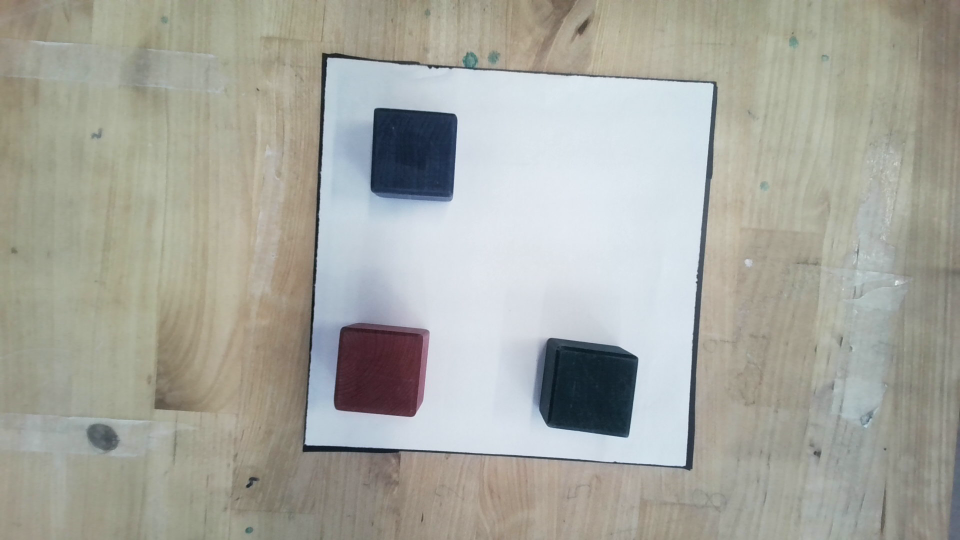
#> input picture A/Vision/img.png, 1920 x 1080 px, given in place of the camera (shown at 1/2 size)
$ python Program.py
#> lines starting #> are read from the running program, lines starting #| are printed output that depends on the picture; after the words box and inside, x2 and y2 are one past the last pixel; in counts of white or black regions, pixels touching at a corner belong together
### A/Vision/defs.py
import cv2 as cv
import numpy as np


class Capture:
    def __init__(self, name):
        self.name = name

    # [10 lines left out: function nothing, not called in this run]

    # funktionen tager et screenshot fra webcam og gemmer det ---- skal processere det nu

    def takePicture(cam):
        print('\n------ class Capture -> Function takePicture ------\n')
        cv.namedWindow("Camera test")
        img_counter = 0
        print("Press Escape to close without saving \nPress space to take a picture")
        while True:
            ret, frame = cam.read()
#> frame is the input picture: shape (1080, 1920, 3); mean B, G, R 159.4, 167.3, 166.5
            if not ret:
                print("failed to grab frame")
                break
            cv.imshow("Camera test", frame)

            k = cv.waitKey(1)
#> (key Esc is pressed here)
            if k % 256 == 27:       # wait for ESC key to exit
                # ESC pressed
                print("Escape hit, closing...")
                break

            elif k % 256 == 32:     # wait for SPACE key to exit
                # SPACE pressed
                img_name = "image_{}.png".format(img_counter)
                cv.imwrite(img_name, frame)
                print("{} written!".format(img_name))
                # img_counter += 1   # hvis der skal tages flere billeder

        # cam.release()
        # cv.destroyAllWindows()

# ===================================================================================
class Square(Capture):
    # [5 lines of commented-out code are left out]


    def getContours(img, cThr=[150, 175], show=False, minArea=1000, filter=0, draw=False, findCenter=False, findAngle=False):  # default parameters
        print('\n------ class Square -> Function getContours ------\n')
        # Do some processing
        gray = cv.cvtColor(img, cv.COLOR_BGR2GRAY)      # convert image to grayscale
        blur = cv.GaussianBlur(gray, (5, 5), 1)         # apply some blur, define kernelsize 5 by 5, sigma 1
        edges = cv.Canny(blur, cThr[0], cThr[1])        # plads 0 og 1 - can be defined by user, otherwise default is 150,175
        kernel = np.ones((5, 5))        # define kernel - returns new 5 by 5 array of ones
        dial = cv.dilate(edges, kernel, iterations=3)   # making thick lines
        erod = cv.erode(dial, kernel, iterations=2)     # making thin lines

        if show:
            # [5 lines of commented-out code are left out]
            cv.imshow("Erode 5th processing", erod)


        # save all contours in the variabel 'contours'
        contours, hiearchy = cv.findContours(erod, cv.RETR_EXTERNAL, cv.CHAIN_APPROX_SIMPLE)
        finalContours = []      # creating list
        # loop through contours
        for i in contours:
            # information about current detected object
            area = cv.contourArea(i)

            if area > minArea:
                perimeter = cv.arcLength(i, True) #The function computes a curve length or a closed contour perimeter.
                approx = cv.approxPolyDP(i, 0.02 * perimeter, True) #find corner points
                bbox = cv.boundingRect(approx)
                # filter is made if only a certain type of object is wanted, fx a square has 4 cornerpoints


                if filter > 0:
                    if len(approx) == filter:
                        finalContours.append([len(approx), area, approx, bbox, i])
                else:
                    finalContours.append([len(approx), area, approx, bbox, i])

            if findCenter:

                M = cv.moments(approx)

                # calculate x,y coordinate of center
                cX = int(M["m10"] / M["m00"])
                cY = int(M["m01"] / M["m00"])
                cv.circle(img, (cX, cY), 5, (0,0,255), -1)
                cv.putText(img, str([cX, cY]), (cX - 25, cY - 25), cv.FONT_HERSHEY_COMPLEX_SMALL, 1, (0,0,255),
                           1)

            if findAngle:
                for l in range(len(contours)):
                    if contours[l].size > 50:
                        cnt = contours[l]
                        rect = cv.minAreaRect(cnt)
                        cv.putText(img, str(rect[-1]), (10, 60+(l*20)), cv.FONT_HERSHEY_COMPLEX_SMALL, 1, (0, 0, 255),
                                   1)  # print rotation of box

                        Box = cv.boxPoints(rect)
                        Box = np.int0(Box)

                        cv.drawContours(img, [Box], 0, (255, 255, 0), 1)

        finalContours = sorted(finalContours, key=lambda x: x[1], reverse=True)     # src, len(approx):area, descenting order
        # 'draw' contour-points that we get from findCountour-function
        if draw:
            for con in finalContours:
                cv.drawContours(img,con[4],-1,(0,0,255),3) # dottet red lines, thickness = 3


        return img, finalContours

    # reorder the objects 4 corners - sorted
    def reorder(myPoints):
        print('\n------ class Square -> Function reorder ------\n')
        print(myPoints.shape) # output= (4,1,2), 4 by 1 by 2 (4 values, 1 is redundant, each value has 2 points: x,y
        myPointsNew = np.zeros_like(myPoints) #Return an array of zeros with the same shape and type as a given array.
        myPoints = myPoints.reshape((4, 2)) # removes redundant (the 1)
        add = myPoints.sum(1)   # gets sum of each one of 4 value-sets
        print('add: ', add)
        myPointsNew[0] = myPoints[np.argmin(add)]   # first element, get actual points based on minimum-index
        myPointsNew[3] = myPoints[np.argmax(add)] # firth element, get actual points based on maximum-index
        diff = np.diff(myPoints, axis=1)
        myPointsNew[1] = myPoints[np.argmin(diff)]
        myPointsNew[2] = myPoints[np.argmax(diff)]
        print('myPointsNew[0]: ', myPointsNew[0])
        print('myPointsNew[1]: ', myPointsNew[1])
        print('myPointsNew[2]: ', myPointsNew[2])
        print('myPointsNew[3]: ', myPointsNew[3])
        return myPointsNew


    def warpImg(img, points, w, h, pad=20):
        print('\n------ class Square -> Function warpImg ------\n')
        print('Workspace points: \n', points)
        points = Square.reorder(points)
        print('Workspace points reordered: \n', points)
        pts1 = np.float32(points)
        pts2 = np.float32([[0, 0], [w, 0], [0, h], [w, h]])   # define pattern
        matrix = cv.getPerspectiveTransform(pts1, pts2)
        imgWarp = cv.warpPerspective(img, matrix, (w, h))
        imgWarp = imgWarp[pad:imgWarp.shape[0] - pad, pad:imgWarp.shape[1] - pad]   # define<-- pad: removes corner-pixels from h + w
        # print('imgWarp: \n',imgWarp)
        return imgWarp

    # returnerer længden på en side
    def findDis(pts1, pts2):
        print('\n------ class Square -> Function finDis ------\n')
        print('pts1, pts2: ', pts1, pts2)
        return ((pts2[0] - pts1[0]) ** 2 + (pts2[1] - pts1[1]) ** 2) ** 0.5 # finder kvadratrod af ((x2-x1)^2 + (y2-y1)^2)


class Circle(Capture):
    # [4 lines left out: function __init__, not called in this run]

    def circum(self):
        return 3.14 * (self.radius + self.radius)

    def getArea(self):
        return 3.14 * self.radius * self.radius

    def printName(self):
        return self.name

### A/Vision/Program.py
# CBL
from __future__ import print_function
import cv2 as cv
import argparse
import numpy as np
import defs
from matplotlib import pyplot as plt


# define a video capture object
cam = cv.VideoCapture(0)
# cam.set(10,160)     # 10 for brightness - value 160
# cam.set(3,1920)     # 3 for height - value 1920
# cam.set(4,1080)     # 4 for width - value 1080
pixToMil = 0.2645833333
scale = 3   # scale to make image bigger
wWorkspace = 200 *scale
hWorkspace = 200 *scale

defs.Capture.takePicture(cam)
img = cv.imread('image_1.png')
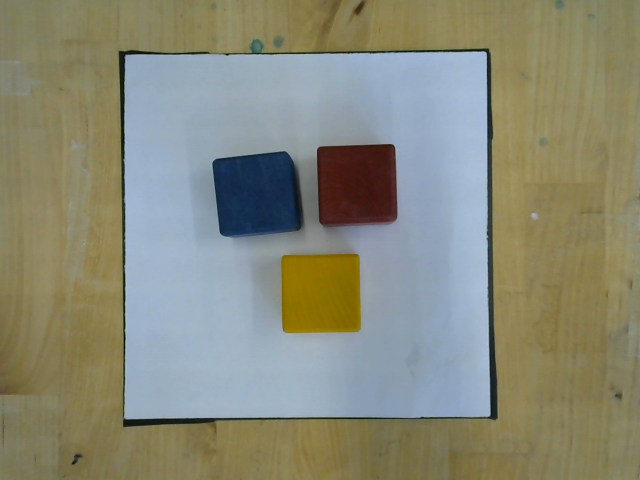
#> input picture A/Vision/image_1.png, 640 x 480 px
#> img is the input picture: shape (480, 640, 3); mean B, G, R 119.4, 137.1, 136.1
defs.Square.getContours(img, show=True)
#> in getContours, `gray = cv.cvtColor(img, cv.COLOR_BGR2GRAY)`:
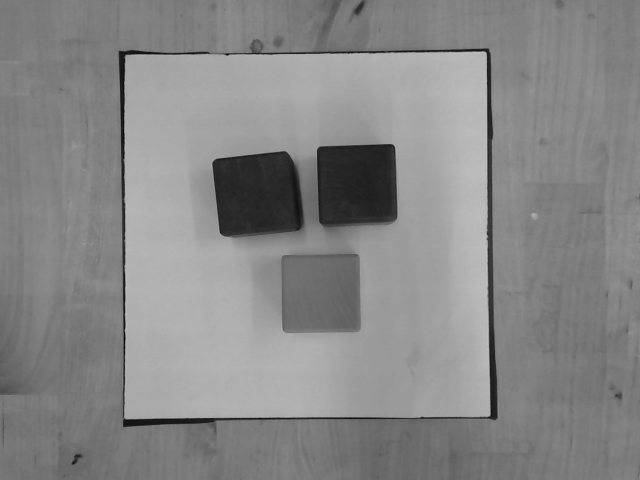
#> gray: shape (480, 640); min 8, max 192, mean 134.8
#> in getContours, `edges = cv.Canny(blur, cThr[0], cThr[1])`:
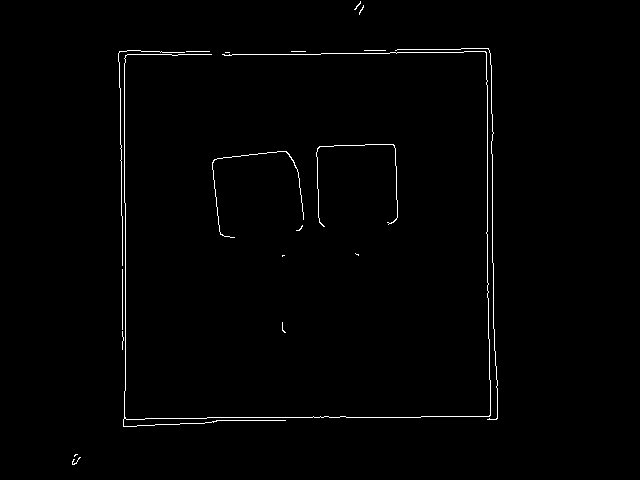
#> edges: shape (480, 640); 1% white in thin lines or dots, all inside (x1, y1, x2, y2) = (72, 1, 498, 465)
#> in getContours, `dial = cv.dilate(edges, kernel, iterations=3)`: dial: shape (480, 640); 10.8% white; 8 white regions, largest, box (x1, y1, x2, y2) and area: (112, 42, 504, 433) 24146, (206, 145, 310, 244) 3835, (310, 138, 404, 233) 3548
#> in getContours, `erod = cv.erode(dial, kernel, iterations=2)`: erod: shape (480, 640); 5% white; 8 white regions
#> in getContours, `contours, hiearchy = cv.findContours(erod, cv.RETR_EXTERNAL, cv.CHAIN_..`: contours = 3 contours; box (x1, y1, x2, y2) and area: (116, 46, 500, 429) 139656, (352, 0, 366, 17) 156, (70, 452, 83, 467) 128; hiearchy = [[1, -1, -1, -1], [2, 0, -1, -1], [-1, 1, -1, -1]]
#> the loop in getContours, `for i in contours:` made 3 passes
#> (area, perimeter, approx, bbox) on pass 2: (139656, 1538.2, [[490, 46], [117, 49], [121, 428], [499, 420]], (117, 46, 383, 383))
#> area on passes 1, 3: 127.5, 155.5
#> after the loop in getContours, `for i in contours:`: finalContours = 1 item


#Find Workspace
imgContours, fContours = defs.Square.getContours(img, show= True, minArea=50000, filter=4)
#> the loop in getContours (call 2), `for i in contours:` made 3 passes
#> fContours = 1 item
# find the biggest objects 4 corners - unsorted
if len(fContours) != 0:
    biggest = fContours[0][2]   # takes 1. and 3. parameter in finalContours-->([len(approx), area, approx, bbox, i])
#> biggest = [[490, 46], [117, 49], [121, 428], [499, 420]]
    # print (biggest)
    imgWarp = defs.Square.warpImg(img, biggest, wWorkspace, hWorkspace)
#| Workspace points:
#|  [[[490  46]]
#|  [[117  49]]
#|  [[121 428]]
#|  [[499 420]]]
#| (4, 1, 2)
#> in reorder, `add = myPoints.sum(1)`: add = [536, 166, 549, 919]
#| add:  [536 166 549 919]
#> in reorder, `diff = np.diff(myPoints, axis=1)`: diff = [-444, -68, 307, -79]
#| myPointsNew[0]:  [[117  49]]
#| myPointsNew[1]:  [[490  46]]
#| myPointsNew[2]:  [[121 428]]
#| myPointsNew[3]:  [[499 420]]
#> in warpImg, `points = Square.reorder(points)`: points = [[117, 49], [490, 46], [121, 428], [499, 420]]
#| Workspace points reordered:
#|  [[[117  49]]
#|  [[490  46]]
#|  [[121 428]]
#|  [[499 420]]]
#> in warpImg, `matrix = cv.getPerspectiveTransform(pts1, pts2)`: matrix = [[1.58, -0.0167, -184.5], [0.0129, 1.6, -79.96], [-3.42e-05, 3.65e-05, 1]]

    # Find Objects in workspace
    imgContours2, fContours2 = defs.Square.getContours(imgWarp, show=True, minArea=2000, filter=4, cThr=[60, 60], draw=False, findCenter=True, findAngle=True)
#> call 3 of getContours, with show = True, minArea = 2000, filter = 4, draw = False, findCenter = True, findAngle = True
#> in getContours (call 3), `gray = cv.cvtColor(img, cv.COLOR_BGR2GRAY)`:
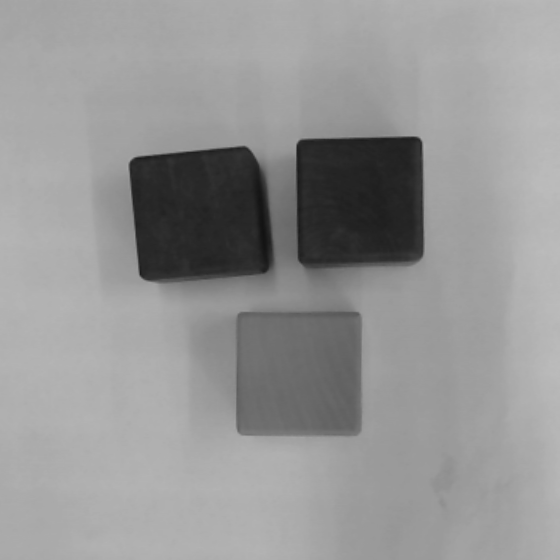
#> gray: shape (560, 560); min 18, max 187, mean 149.2
#> in getContours (call 3), `edges = cv.Canny(blur, cThr[0], cThr[1])`: edges: shape (560, 560); 0.52% white in thin lines or dots, all inside (x1, y1, x2, y2) = (129, 136, 424, 437)
#> in getContours (call 3), `dial = cv.dilate(edges, kernel, iterations=3)`: dial: shape (560, 560); 6.8% white; 3 white regions, box (x1, y1, x2, y2) and area: (123, 140, 280, 290) 7586, (290, 130, 430, 276) 7062, (230, 305, 369, 443) 6609
#> in getContours (call 3), `erod = cv.erode(dial, kernel, iterations=2)`:
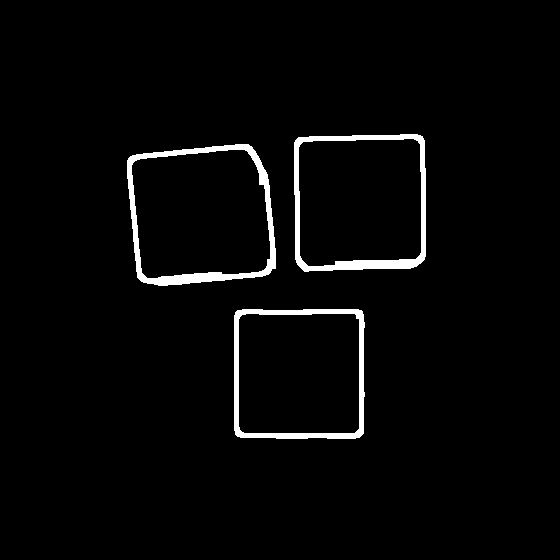
#> erod: shape (560, 560); 2.7% white; 3 white regions
#> in getContours (call 3), `contours, hiearchy = cv.findContours(erod, cv.RETR_EXTERNAL, cv.CHAIN_..`: contours = 3 contours; box (x1, y1, x2, y2) and area: (127, 144, 276, 286) 18163, (294, 134, 426, 272) 17256, (234, 309, 365, 439) 16500
#> the loop in getContours (call 3), `for i in contours:` made 3 passes
#> (area, perimeter, approx, bbox, cX, cY) on passes 1 to 3: (16500.5, 509.4, [[237, 310], [235, 434], [359, 437], [362, 311]], (235, 310, 128, 128), 298, 372), (18163, 534.7, [[251, 146], [128, 158], [141, 281], [275, 268]], (128, 146, 148, 136), 198, 214), (17256.5, 515.5, [[422, 136], [295, 140], [304, 271], [424, 259]], (295, 136, 130, 136), 360, 200)
#> after the loop in getContours (call 3), `for i in contours:`:
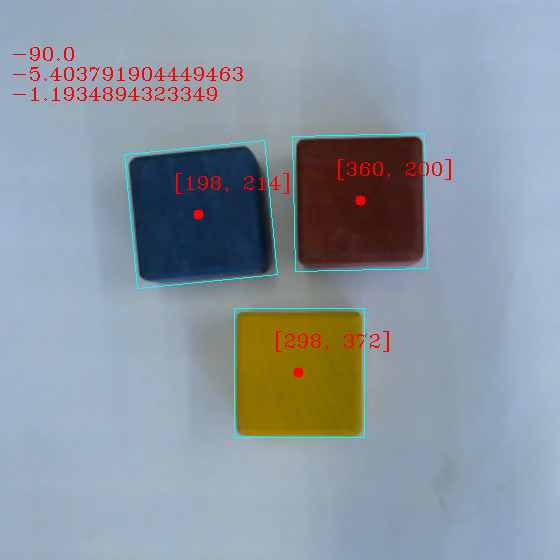
#> img: shape (560, 560, 3); mean B, G, R 160.9, 151.1, 139.9
#> after the loop in getContours (call 3), `for i in contours:`: finalContours = 3 items
#> fContours2 = 3 items

    if len(fContours) !=0:
        for obj in fContours2:
            cv.polylines(imgContours2,[obj[2]], True, (0,255,0),2)  # green full lines
            nPoints = defs.Square.reorder(obj[2])    # reorder points
            print('nPoints reordered: \n ', nPoints)
            nW = round(defs.Square.findDis(nPoints[0][0] // scale, nPoints[1][0] // scale), 1)    # find width of obj, (number of pixels divided by scale-value)
            nH = round(defs.Square.findDis(nPoints[0][0] // scale, nPoints[2][0] // scale), 1)    # find height of obj in millimeters, round to 1 decimal
            cv.arrowedLine(imgContours2, (nPoints[0][0][0], nPoints[0][0][1]), (nPoints[1][0][0], nPoints[1][0][1]),
                                 (255, 0, 255), 2, 10, 0, 0.08)
            cv.arrowedLine(imgContours2, (nPoints[0][0][0], nPoints[0][0][1]), (nPoints[2][0][0], nPoints[2][0][1]),
                                 (255, 0, 255), 2, 10, 0, 0.08)
            x, y, w, h = obj[3]
            cv.putText(imgContours2, '{}mm'.format(nW), (x + 30, y - 10), cv.FONT_HERSHEY_COMPLEX_SMALL, 1,
                             (255,0,255), 1)
            cv.putText(imgContours2, '{}mm'.format(nH), (x - 70, y + h // 2), cv.FONT_HERSHEY_COMPLEX_SMALL, 1,
                             (255, 0, 255), 1)
            print('\nWidth: ', nW, '\nHeight: ', nH)
#> this loop made 3 passes
#> (myPoints in reorder, add in reorder, diff in reorder, nPoints, nW, nH, x, y) on passes 1 to 3: ([[251, 146], [128, 158], [141, 281], [275, 268]], [397, 286, 422, 543], [-105, 30, 140, -7], [[128, 158], [251, 146], [141, 281], [275, 268]], 41.2, 41.3, 128, 146), ([[422, 136], [295, 140], [304, 271], [424, 259]], [558, 435, 575, 683], [-286, -155, -33, -165], [[295, 140], [422, 136], [304, 271], [424, 259]], 42, 44.1, 295, 136), ([[237, 310], [235, 434], [359, 437], [362, 311]], [547, 669, 796, 673], [73, 199, 78, -51], [[237, 310], [362, 311], [235, 434], [359, 437]], 41, 41, 235, 310)
#> (printed output is left out)
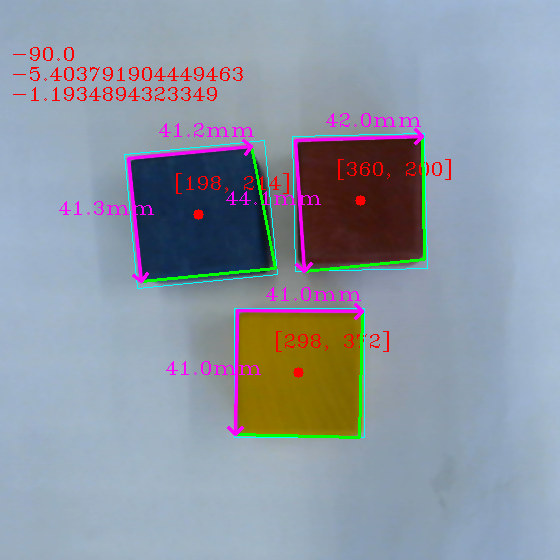
#> imgContours2: shape (560, 560, 3); 2.61% of pixels changed, all inside (x1, y1, x2, y2) = (59, 113, 426, 439)

    cv.imshow("Workspace", imgContours2)

#     imgshaped = cv.resize(imgContours2,(2000,2000))
# # cv.imshow("Last saved image", img)
#
#     # plt.subplot(1,1,1)
#     plt.imshow(imgshaped)
#     plt.show()

cv.waitKey(0)
cam.release()
cv.destroyAllWindows()
